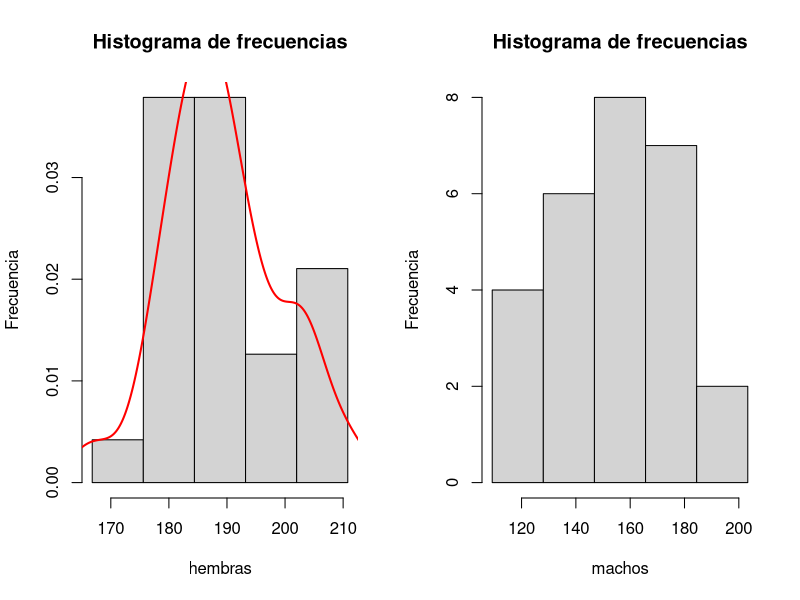

This chart was generated by the following R code:
hembras<-c(183.2,184.1,183.0,204.3,176.5,179.0,188.3,186.8,202.2,182.5,190.0,
           178.1,193.2,180.4,184.3,189.2,189.1,203.1,166.8,196.3,193.3,187.3,
           185.8,189.3,195.5,202.4,210.8)

machos<-c(140.9,121.7,173.8,154.5,109.2,150.7,203.3,163.0,137.7,173.9,177.4,
          154.8,177.5,153.4,138.7,136.7,165.3,126.7,118.9,140.0,192.7,134.4,
          175.0,169.8,153.9,176.7,150.0)

#1.a) Haga un histograma con cinco clases y determine la distribución de los 
#datos para cada sexo. Explique acerca de la distribución del tamaño para cada género. 
#par(mfrow = c(1,2))
ancho_barras <- (max(hembras)-min(hembras))/5
ancho_barrasm <- (max(machos)-min(machos))/5

nbarras <- seq(min(hembras),
               max(hembras), by = ancho_barras)

nbarrasm <- seq(min(machos),
               max(machos), by = ancho_barrasm)
par(mfrow = c(1,2))

hist(hembras,prob = TRUE, breaks = nbarras, main = "Histograma de frecuencias", 
     ylab = "Frecuencia")
lines(density(hembras), lwd = 2, col = 'red')

hist(machos, breaks = nbarrasm, main = "Histograma de frecuencias", 
     ylab = "Frecuencia")

mean(machos, na.rm = FALSE)# esta es la media o el promedio de machos
mean(hembras, na.rm = FALSE)#  esta es la media o el promedio de hembras
